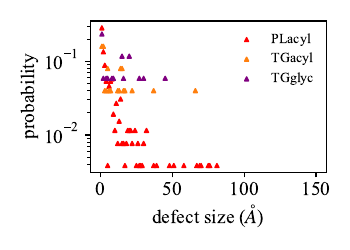

Source code (Python):
import numpy as np
import matplotlib
matplotlib.use('PDF')
params = {'font.size': 14, 'font.family': 'Times New Roman', 'mathtext.fontset': 'stix'}
matplotlib.rcParams.update(params)
import matplotlib.pyplot as plt

s = 8
m = '^'

fig, ax = plt.subplots(figsize=(3.5, 2.5))
ax.set_yscale('log')

d = np.loadtxt('PLacyl2.dat')
ax.scatter(d[:,0], d[:,1], color='red',    s=s, marker=m, label='PLacyl')

d = np.loadtxt('TGacyl2.dat')
ax.scatter(d[:,0], d[:,1], color='C1',     s=s, marker=m, label='TGacyl')

d = np.loadtxt('TGglyc2.dat')
ax.scatter(d[:,0], d[:,1], color='purple', s=s, marker=m, label='TGglyc')

#d = np.loadtxt('Deep2.dat')
#ax.scatter(d[:,0], d[:,1], color='pink',   s=s, marker=m, label='Deep')

ax.legend(frameon=False, fontsize=10)

ax.set_xlabel('defect size ($\AA$)')
ax.set_ylabel('probability')

fig.tight_layout()
fig.savefig('plot.pdf')


